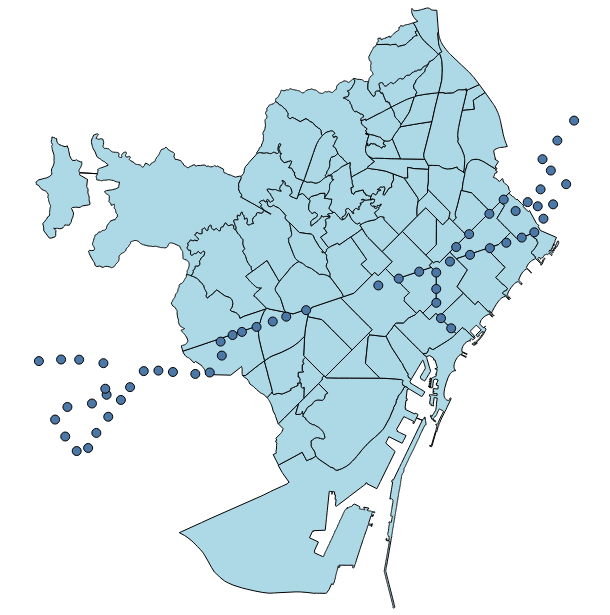

This figure's notebook cell:
### Code cell
tram_stops_layer = alt.Chart(tram_stops_gdf).mark_geoshape(
    stroke="black",size=0).encode(tooltip=['Name:N'])

neigh_layer + tram_stops_layer

### Figure 1 — Vega-Lite specification as saved in the notebook (floating-point values rounded to 4 significant figures; data arrays with more than 128 entries replaced by an {"elided": "..."} marker saying what was removed)
{"config": {"view": {"continuousWidth": 300, "continuousHeight": 300}}, "layer": [{"data": {"name": "data-ff3992ad043cdfa6038f5a9446ee4523"}, "mark": {"type": "geoshape", "fill": "lightblue", "stroke": "black"}, "encoding": {"tooltip": [{"field": "name", "type": "nominal"}]}}, {"data": {"name": "data-9f2550078a7b7f8a18ce5d911ee8ce0e"}, "mark": {"type": "geoshape", "size": 0, "stroke": "black"}, "encoding": {"tooltip": [{"field": "Name", "type": "nominal"}]}}], "height": 600, "width": 600, "$schema": "https://vega.github.io/schema/vega-lite/v6.1.0.json", "datasets": {"data-ff3992ad043cdfa6038f5a9446ee4523": [{"name": "la Barceloneta", "type": "Feature", "geometry": {"type": "Polygon", "coordinates": {"elided": "1x539x2 float values"}}}, {"name": "la Marina del Prat Vermell", "type": "Feature", "geometry": {"type": "Polygon", "coordinates": {"elided": "1x2940x2 float values"}}}, {"name": "Sant Antoni", "type": "Feature", "geometry": {"type": "Polygon", "coordinates": [[[2.168, 41.38], [2.168, 41.38], [2.158, 41.38], [2.156, 41.38], [2.154, 41.38], [2.151, 41.38], [2.15, 41.38], [2.15, 41.38], [2.152, 41.38], [2.153, 41.38], [2.156, 41.38], [2.159, 41.38], [2.161, 41.38], [2.162, 41.38], [2.163, 41.39], [2.164, 41.39], [2.165, 41.39], [2.164, 41.39], [2.163, 41.38], [2.167, 41.38], [2.168, 41.38]]]}}, {"name": "Vallvidrera, el Tibidabo i les Planes", "type": "Feature", "geometry": {"type": "Polygon", "coordinates": {"elided": "1x1725x2 float values"}}}, {"name": "Sarrià", "type": "Feature", "geometry": {"type": "Polygon", "coordinates": {"elided": "1x656x2 float values"}}}, {"name": "Vallcarca i els Penitents", "type": "Feature", "geometry": {"type": "Polygon", "coordinates": {"elided": "1x521x2 float values"}}}, {"name": "Baró de Viver", "type": "Feature", "geometry": {"type": "Polygon", "coordinates": [[[2.197, 41.44], [2.196, 41.44], [2.196, 41.44], [2.196, 41.44], [2.196, 41.44], [2.197, 41.45], [2.197, 41.45], [2.198, 41.45], [2.198, 41.45], [2.2, 41.45], [2.201, 41.45], [2.202, 41.45], [2.203, 41.45], [2.203, 41.45], [2.202, 41.45], [2.202, 41.45], [2.199, 41.45], [2.199, 41.45], [2.199, 41.44], [2.2, 41.44], [2.197, 41.44]]]}}, {"name": "Sant Genís dels Agudells", "type": "Feature", "geometry": {"type": "Polygon", "coordinates": {"elided": "1x580x2 float values"}}}, {"name": "Horta", "type": "Feature", "geometry": {"type": "Polygon", "coordinates": {"elided": "1x671x2 float values"}}}, {"name": "l'Antiga Esquerra de l'Eixample", "type": "Feature", "geometry": {"type": "Polygon", "coordinates": [[[2.157, 41.39], [2.158, 41.39], [2.16, 41.39], [2.161, 41.39], [2.162, 41.39], [2.164, 41.39], [2.165, 41.39], [2.165, 41.39], [2.164, 41.39], [2.163, 41.39], [2.162, 41.38], [2.161, 41.38], [2.159, 41.38], [2.157, 41.38], [2.156, 41.38], [2.154, 41.39], [2.153, 41.39], [2.152, 41.39], [2.151, 41.39], [2.148, 41.39], [2.148, 41.39], [2.144, 41.39], [2.144, 41.39], [2.144, 41.39], [2.144, 41.39], [2.144, 41.39], [2.144, 41.39], [2.145, 41.39], [2.145, 41.39], [2.145, 41.39], [2.145, 41.39], [2.145, 41.39], [2.145, 41.39], [2.145, 41.39], [2.145, 41.39], [2.145, 41.39], [2.145, 41.39], [2.145, 41.39], [2.145, 41.39], [2.145, 41.39], [2.145, 41.39], [2.155, 41.4], [2.155, 41.4], [2.156, 41.39], [2.157, 41.39]]]}}, {"name": "el Raval", "type": "Feature", "geometry": {"type": "Polygon", "coordinates": {"elided": "1x95x2 float values"}}}, {"name": "el Barri Gòtic", "type": "Feature", "geometry": {"type": "Polygon", "coordinates": {"elided": "1x119x2 float values"}}}, {"name": "Sant Pere, Santa Caterina i la Ribera", "type": "Feature", "geometry": {"type": "Polygon", "coordinates": {"elided": "1x65x2 float values"}}}, {"name": "el Fort Pienc", "type": "Feature", "geometry": {"type": "Polygon", "coordinates": [[[2.184, 41.39], [2.182, 41.39], [2.181, 41.39], [2.18, 41.39], [2.176, 41.39], [2.176, 41.39], [2.176, 41.39], [2.176, 41.39], [2.176, 41.39], [2.176, 41.39], [2.176, 41.39], [2.176, 41.39], [2.176, 41.39], [2.176, 41.39], [2.176, 41.39], [2.176, 41.4], [2.176, 41.4], [2.176, 41.4], [2.176, 41.4], [2.176, 41.4], [2.176, 41.4], [2.176, 41.4], [2.177, 41.4], [2.177, 41.4], [2.177, 41.4], [2.178, 41.4], [2.178, 41.4], [2.177, 41.4], [2.177, 41.4], [2.177, 41.4], [2.176, 41.4], [2.176, 41.4], [2.175, 41.4], [2.174, 41.4], [2.173, 41.4], [2.175, 41.4], [2.185, 41.4], [2.187, 41.4], [2.187, 41.39], [2.187, 41.39], [2.187, 41.39], [2.187, 41.39], [2.187, 41.39], [2.187, 41.39], [2.187, 41.39], [2.187, 41.39], [2.187, 41.39], [2.187, 41.39], [2.187, 41.39], [2.187, 41.39], [2.187, 41.39], [2.184, 41.39]]]}}, {"name": "la Sagrada Família", "type": "Feature", "geometry": {"type": "Polygon", "coordinates": [[[2.173, 41.4], [2.173, 41.4], [2.173, 41.4], [2.171, 41.4], [2.17, 41.4], [2.17, 41.4], [2.17, 41.4], [2.172, 41.4], [2.169, 41.41], [2.175, 41.41], [2.179, 41.41], [2.181, 41.41], [2.182, 41.41], [2.183, 41.41], [2.186, 41.4], [2.185, 41.4], [2.185, 41.4], [2.175, 41.4], [2.173, 41.4]]]}}, {"name": "la Dreta de l'Eixample", "type": "Feature", "geometry": {"type": "Polygon", "coordinates": {"elided": "1x65x2 float values"}}}, {"name": "la Nova Esquerra de l'Eixample", "type": "Feature", "geometry": {"type": "Polygon", "coordinates": [[[2.152, 41.38], [2.15, 41.38], [2.149, 41.38], [2.149, 41.38], [2.148, 41.38], [2.142, 41.38], [2.143, 41.39], [2.143, 41.39], [2.143, 41.39], [2.143, 41.39], [2.144, 41.39], [2.144, 41.39], [2.148, 41.39], [2.148, 41.39], [2.151, 41.39], [2.152, 41.39], [2.153, 41.39], [2.154, 41.39], [2.156, 41.38], [2.157, 41.38], [2.159, 41.38], [2.156, 41.38], [2.153, 41.38], [2.152, 41.38]]]}}, {"name": "el Poble-sec", "type": "Feature", "geometry": {"type": "Polygon", "coordinates": {"elided": "1x312x2 float values"}}}, {"name": "la Marina de Port", "type": "Feature", "geometry": {"type": "Polygon", "coordinates": {"elided": "1x182x2 float values"}}}, {"name": "la Font de la Guatlla", "type": "Feature", "geometry": {"type": "Polygon", "coordinates": {"elided": "1x91x2 float values"}}}, {"name": "Hostafrancs", "type": "Feature", "geometry": {"type": "Polygon", "coordinates": {"elided": "1x91x2 float values"}}}, {"name": "la Bordeta", "type": "Feature", "geometry": {"type": "Polygon", "coordinates": {"elided": "1x92x2 float values"}}}, {"name": "Sants - Badal", "type": "Feature", "geometry": {"type": "Polygon", "coordinates": [[[2.13, 41.38], [2.13, 41.38], [2.131, 41.37], [2.131, 41.37], [2.132, 41.37], [2.132, 41.37], [2.132, 41.37], [2.131, 41.37], [2.131, 41.37], [2.131, 41.37], [2.131, 41.37], [2.131, 41.37], [2.13, 41.37], [2.13, 41.37], [2.13, 41.37], [2.129, 41.37], [2.129, 41.37], [2.129, 41.37], [2.129, 41.37], [2.128, 41.37], [2.128, 41.37], [2.127, 41.37], [2.127, 41.37], [2.126, 41.37], [2.126, 41.37], [2.126, 41.37], [2.125, 41.37], [2.125, 41.37], [2.124, 41.37], [2.124, 41.37], [2.124, 41.37], [2.124, 41.37], [2.124, 41.37], [2.124, 41.37], [2.124, 41.37], [2.124, 41.37], [2.124, 41.37], [2.124, 41.37], [2.123, 41.37], [2.122, 41.38], [2.122, 41.38], [2.122, 41.38], [2.122, 41.38], [2.123, 41.38], [2.125, 41.38], [2.128, 41.38], [2.129, 41.38], [2.129, 41.38], [2.13, 41.38], [2.13, 41.38], [2.13, 41.38]]]}}, {"name": "Sants", "type": "Feature", "geometry": {"type": "Polygon", "coordinates": {"elided": "1x106x2 float values"}}}, {"name": "les Corts", "type": "Feature", "geometry": {"type": "Polygon", "coordinates": {"elided": "1x82x2 float values"}}}, {"name": "la Maternitat i Sant Ramon", "type": "Feature", "geometry": {"type": "Polygon", "coordinates": {"elided": "1x86x2 float values"}}}, {"name": "Pedralbes", "type": "Feature", "geometry": {"type": "Polygon", "coordinates": {"elided": "1x313x2 float values"}}}, {"name": "les Tres Torres", "type": "Feature", "geometry": {"type": "Polygon", "coordinates": {"elided": "1x116x2 float values"}}}, {"name": "Sant Gervasi - la Bonanova", "type": "Feature", "geometry": {"type": "Polygon", "coordinates": {"elided": "1x514x2 float values"}}}, {"name": "Sant Gervasi - Galvany", "type": "Feature", "geometry": {"type": "Polygon", "coordinates": {"elided": "1x134x2 float values"}}}, {"name": "el Putxet i el Farró", "type": "Feature", "geometry": {"type": "Polygon", "coordinates": {"elided": "1x185x2 float values"}}}, {"name": "el Coll", "type": "Feature", "geometry": {"type": "Polygon", "coordinates": {"elided": "1x179x2 float values"}}}, {"name": "la Salut", "type": "Feature", "geometry": {"type": "Polygon", "coordinates": {"elided": "1x169x2 float values"}}}, {"name": "la Vila de Gràcia", "type": "Feature", "geometry": {"type": "Polygon", "coordinates": {"elided": "1x84x2 float values"}}}, {"name": "el Camp d'en Grassot i Gràcia Nova", "type": "Feature", "geometry": {"type": "Polygon", "coordinates": [[[2.169, 41.4], [2.167, 41.4], [2.166, 41.4], [2.165, 41.4], [2.165, 41.4], [2.164, 41.4], [2.164, 41.4], [2.163, 41.4], [2.162, 41.4], [2.162, 41.4], [2.162, 41.4], [2.164, 41.4], [2.163, 41.41], [2.163, 41.41], [2.163, 41.41], [2.163, 41.41], [2.162, 41.41], [2.162, 41.41], [2.161, 41.41], [2.161, 41.41], [2.161, 41.41], [2.161, 41.41], [2.16, 41.41], [2.16, 41.41], [2.16, 41.41], [2.159, 41.41], [2.158, 41.41], [2.158, 41.41], [2.16, 41.41], [2.161, 41.41], [2.162, 41.41], [2.162, 41.41], [2.163, 41.41], [2.164, 41.41], [2.164, 41.41], [2.164, 41.41], [2.165, 41.41], [2.169, 41.41], [2.172, 41.4], [2.169, 41.4]]]}}, {"name": "el Baix Guinardó", "type": "Feature", "geometry": {"type": "Polygon", "coordinates": [[[2.17, 41.41], [2.169, 41.41], [2.165, 41.41], [2.164, 41.41], [2.164, 41.41], [2.164, 41.41], [2.163, 41.41], [2.162, 41.41], [2.161, 41.41], [2.161, 41.41], [2.161, 41.41], [2.161, 41.41], [2.162, 41.41], [2.162, 41.41], [2.162, 41.41], [2.162, 41.41], [2.163, 41.41], [2.163, 41.41], [2.163, 41.41], [2.163, 41.41], [2.164, 41.41], [2.164, 41.41], [2.164, 41.41], [2.164, 41.41], [2.166, 41.41], [2.166, 41.41], [2.167, 41.42], [2.167, 41.42], [2.168, 41.42], [2.168, 41.42], [2.168, 41.42], [2.168, 41.42], [2.168, 41.42], [2.168, 41.42], [2.168, 41.42], [2.168, 41.42], [2.169, 41.42], [2.169, 41.42], [2.169, 41.42], [2.169, 41.42], [2.169, 41.42], [2.169, 41.42], [2.169, 41.42], [2.169, 41.42], [2.169, 41.42], [2.169, 41.42], [2.169, 41.42], [2.169, 41.42], [2.169, 41.41], [2.17, 41.41], [2.17, 41.41], [2.17, 41.41], [2.17, 41.41], [2.17, 41.41], [2.171, 41.41], [2.171, 41.41], [2.171, 41.41], [2.171, 41.41], [2.172, 41.41], [2.173, 41.41], [2.174, 41.41], [2.174, 41.41], [2.17, 41.41]]]}}, {"name": "Can Baró", "type": "Feature", "geometry": {"type": "Polygon", "coordinates": {"elided": "1x329x2 float values"}}}, {"name": "el Clot", "type": "Feature", "geometry": {"type": "Polygon", "coordinates": [[[2.192, 41.41], [2.194, 41.41], [2.194, 41.41], [2.194, 41.41], [2.194, 41.41], [2.195, 41.41], [2.195, 41.41], [2.195, 41.41], [2.195, 41.41], [2.196, 41.41], [2.197, 41.41], [2.197, 41.41], [2.197, 41.41], [2.195, 41.41], [2.193, 41.41], [2.191, 41.41], [2.19, 41.41], [2.188, 41.4], [2.188, 41.4], [2.188, 41.4], [2.188, 41.4], [2.188, 41.4], [2.187, 41.4], [2.187, 41.4], [2.187, 41.4], [2.187, 41.4], [2.187, 41.4], [2.186, 41.4], [2.186, 41.4], [2.186, 41.4], [2.186, 41.4], [2.183, 41.41], [2.185, 41.41], [2.186, 41.41], [2.187, 41.41], [2.187, 41.41], [2.187, 41.41], [2.187, 41.42], [2.187, 41.42], [2.188, 41.41], [2.189, 41.41], [2.19, 41.41], [2.191, 41.42], [2.191, 41.42], [2.192, 41.41]]]}}, {"name": "el Guinardó", "type": "Feature", "geometry": {"type": "Polygon", "coordinates": {"elided": "1x327x2 float values"}}}, {"name": "la Teixonera", "type": "Feature", "geometry": {"type": "Polygon", "coordinates": {"elided": "1x127x2 float values"}}}, {"name": "la Font d'en Fargues", "type": "Feature", "geometry": {"type": "Polygon", "coordinates": {"elided": "1x211x2 float values"}}}, {"name": "la Vall d'Hebron", "type": "Feature", "geometry": {"type": "Polygon", "coordinates": {"elided": "1x235x2 float values"}}}, {"name": "el Carmel", "type": "Feature", "geometry": {"type": "Polygon", "coordinates": {"elided": "1x373x2 float values"}}}, {"name": "el Parc i la Llacuna del Poblenou", "type": "Feature", "geometry": {"type": "Polygon", "coordinates": [[[2.194, 41.41], [2.195, 41.4], [2.195, 41.4], [2.196, 41.4], [2.197, 41.4], [2.197, 41.4], [2.197, 41.4], [2.197, 41.4], [2.195, 41.4], [2.194, 41.4], [2.194, 41.4], [2.195, 41.4], [2.196, 41.4], [2.195, 41.4], [2.191, 41.39], [2.19, 41.39], [2.189, 41.39], [2.188, 41.39], [2.187, 41.39], [2.185, 41.39], [2.182, 41.39], [2.187, 41.39], [2.187, 41.39], [2.187, 41.39], [2.187, 41.39], [2.187, 41.39], [2.187, 41.39], [2.187, 41.39], [2.187, 41.39], [2.187, 41.39], [2.187, 41.39], [2.187, 41.39], [2.187, 41.39], [2.187, 41.39], [2.187, 41.4], [2.185, 41.4], [2.186, 41.4], [2.186, 41.4], [2.186, 41.4], [2.186, 41.4], [2.187, 41.4], [2.187, 41.4], [2.187, 41.4], [2.187, 41.4], [2.187, 41.4], [2.188, 41.4], [2.188, 41.4], [2.188, 41.4], [2.188, 41.4], [2.188, 41.4], [2.19, 41.41], [2.191, 41.41], [2.193, 41.41], [2.194, 41.41], [2.194, 41.41]]]}}, {"name": "Montbau", "type": "Feature", "geometry": {"type": "Polygon", "coordinates": {"elided": "1x458x2 float values"}}}, {"name": "Provençals del Poblenou", "type": "Feature", "geometry": {"type": "Polygon", "coordinates": [[[2.196, 41.41], [2.194, 41.41], [2.193, 41.41], [2.191, 41.41], [2.193, 41.41], [2.195, 41.41], [2.197, 41.41], [2.198, 41.41], [2.202, 41.41], [2.203, 41.42], [2.205, 41.42], [2.208, 41.42], [2.21, 41.42], [2.21, 41.42], [2.21, 41.42], [2.209, 41.42], [2.209, 41.42], [2.208, 41.42], [2.208, 41.42], [2.208, 41.42], [2.207, 41.42], [2.209, 41.41], [2.21, 41.41], [2.211, 41.41], [2.212, 41.41], [2.211, 41.41], [2.21, 41.41], [2.209, 41.41], [2.208, 41.41], [2.206, 41.41], [2.204, 41.41], [2.202, 41.41], [2.199, 41.41], [2.196, 41.41]]]}}, {"name": "la Clota", "type": "Feature", "geometry": {"type": "Polygon", "coordinates": {"elided": "1x141x2 float values"}}}, {"name": "Vilapicina i la Torre Llobeta", "type": "Feature", "geometry": {"type": "Polygon", "coordinates": [[[2.166, 41.43], [2.166, 41.43], [2.166, 41.43], [2.166, 41.43], [2.167, 41.43], [2.167, 41.43], [2.169, 41.43], [2.169, 41.43], [2.17, 41.43], [2.172, 41.43], [2.173, 41.43], [2.174, 41.43], [2.175, 41.43], [2.176, 41.43], [2.177, 41.43], [2.178, 41.43], [2.183, 41.43], [2.184, 41.43], [2.184, 41.43], [2.184, 41.43], [2.179, 41.43], [2.177, 41.43], [2.177, 41.43], [2.177, 41.43], [2.176, 41.43], [2.176, 41.43], [2.176, 41.43], [2.17, 41.43], [2.17, 41.43], [2.167, 41.43], [2.165, 41.43], [2.164, 41.43], [2.164, 41.43], [2.164, 41.43], [2.164, 41.43], [2.164, 41.43], [2.164, 41.43], [2.164, 41.43], [2.164, 41.43], [2.165, 41.43], [2.165, 41.43], [2.166, 41.43], [2.165, 41.43], [2.164, 41.43], [2.164, 41.43], [2.164, 41.43], [2.165, 41.43], [2.165, 41.43], [2.166, 41.43]]]}}, {"name": "Porta", "type": "Feature", "geometry": {"type": "Polygon", "coordinates": [[[2.185, 41.44], [2.183, 41.43], [2.183, 41.43], [2.183, 41.43], [2.183, 41.43], [2.183, 41.43], [2.178, 41.43], [2.177, 41.43], [2.176, 41.43], [2.175, 41.43], [2.175, 41.43], [2.174, 41.43], [2.174, 41.43], [2.174, 41.43], [2.174, 41.43], [2.173, 41.43], [2.173, 41.43], [2.173, 41.43], [2.173, 41.43], [2.172, 41.43], [2.172, 41.43], [2.172, 41.44], [2.172, 41.44], [2.172, 41.44], [2.173, 41.44], [2.173, 41.44], [2.173, 41.44], [2.174, 41.44], [2.174, 41.44], [2.174, 41.44], [2.174, 41.44], [2.174, 41.44], [2.174, 41.44], [2.174, 41.44], [2.175, 41.44], [2.175, 41.44], [2.175, 41.44], [2.175, 41.44], [2.175, 41.44], [2.175, 41.44], [2.175, 41.44], [2.175, 41.44], [2.175, 41.44], [2.179, 41.44], [2.18, 41.44], [2.182, 41.44], [2.182, 41.44], [2.185, 41.44]]]}}, {"name": "el Turó de la Peira", "type": "Feature", "geometry": {"type": "Polygon", "coordinates": {"elided": "1x105x2 float values"}}}, {"name": "Can Peguera", "type": "Feature", "geometry": {"type": "Polygon", "coordinates": {"elided": "1x78x2 float values"}}}, {"name": "la Guineueta", "type": "Feature", "geometry": {"type": "Polygon", "coordinates": {"elided": "1x149x2 float values"}}}, {"name": "Canyelles", "type": "Feature", "geometry": {"type": "Polygon", "coordinates": {"elided": "1x237x2 float values"}}}, {"name": "Sant Martí de Provençals", "type": "Feature", "geometry": {"type": "Polygon", "coordinates": [[[2.197, 41.41], [2.197, 41.41], [2.197, 41.41], [2.197, 41.41], [2.196, 41.41], [2.195, 41.41], [2.195, 41.41], [2.195, 41.41], [2.195, 41.41], [2.194, 41.41], [2.194, 41.41], [2.194, 41.41], [2.194, 41.41], [2.192, 41.41], [2.193, 41.42], [2.194, 41.42], [2.193, 41.42], [2.193, 41.42], [2.193, 41.42], [2.193, 41.42], [2.193, 41.42], [2.193, 41.42], [2.194, 41.42], [2.194, 41.42], [2.195, 41.42], [2.196, 41.42], [2.198, 41.42], [2.199, 41.42], [2.199, 41.42], [2.199, 41.42], [2.199, 41.42], [2.2, 41.42], [2.202, 41.42], [2.203, 41.42], [2.204, 41.42], [2.204, 41.42], [2.205, 41.42], [2.205, 41.42], [2.203, 41.42], [2.202, 41.41], [2.198, 41.41], [2.197, 41.41]]]}}, {"name": "les Roquetes", "type": "Feature", "geometry": {"type": "Polygon", "coordinates": {"elided": "1x343x2 float values"}}}, {"name": "Verdun", "type": "Feature", "geometry": {"type": "Polygon", "coordinates": [[[2.175, 41.44], [2.175, 41.44], [2.175, 41.44], [2.175, 41.44], [2.174, 41.44], [2.174, 41.44], [2.174, 41.44], [2.174, 41.44], [2.174, 41.44], [2.174, 41.44], [2.174, 41.44], [2.174, 41.44], [2.173, 41.44], [2.173, 41.44], [2.173, 41.44], [2.173, 41.44], [2.173, 41.44], [2.173, 41.44], [2.173, 41.44], [2.173, 41.44], [2.173, 41.44], [2.173, 41.44], [2.173, 41.44], [2.173, 41.44], [2.172, 41.44], [2.172, 41.44], [2.172, 41.44], [2.172, 41.44], [2.172, 41.44], [2.172, 41.44], [2.173, 41.44], [2.174, 41.44], [2.174, 41.44], [2.174, 41.44], [2.175, 41.44], [2.175, 41.44], [2.175, 41.44], [2.176, 41.44], [2.176, 41.44], [2.176, 41.45], [2.177, 41.45], [2.177, 41.45], [2.178, 41.45], [2.178, 41.45], [2.179, 41.45], [2.179, 41.45], [2.179, 41.45], [2.179, 41.45], [2.179, 41.45], [2.18, 41.45], [2.179, 41.45], [2.179, 41.44], [2.178, 41.44], [2.178, 41.44], [2.178, 41.44], [2.178, 41.44], [2.177, 41.44], [2.177, 41.44], [2.176, 41.44], [2.175, 41.44]]]}}, {"name": "la Prosperitat", "type": "Feature", "geometry": {"type": "Polygon", "coordinates": [[[2.176, 41.44], [2.175, 41.44], [2.175, 41.44], [2.175, 41.44], [2.175, 41.44], [2.175, 41.44], [2.175, 41.44], [2.175, 41.44], [2.175, 41.44], [2.175, 41.44], [2.175, 41.44], [2.175, 41.44], [2.176, 41.44], [2.177, 41.44], [2.177, 41.44], [2.178, 41.44], [2.178, 41.44], [2.178, 41.44], [2.178, 41.44], [2.179, 41.44], [2.179, 41.45], [2.18, 41.45], [2.18, 41.45], [2.18, 41.45], [2.18, 41.45], [2.18, 41.45], [2.181, 41.45], [2.182, 41.45], [2.183, 41.45], [2.185, 41.45], [2.186, 41.45], [2.187, 41.45], [2.187, 41.45], [2.187, 41.45], [2.187, 41.45], [2.188, 41.45], [2.186, 41.44], [2.186, 41.44], [2.185, 41.44], [2.182, 41.44], [2.182, 41.44], [2.18, 41.44], [2.179, 41.44], [2.176, 41.44]]]}}, {"name": "la Trinitat Nova", "type": "Feature", "geometry": {"type": "Polygon", "coordinates": {"elided": "1x128x2 float values"}}}, {"name": "Ciutat Meridiana", "type": "Feature", "geometry": {"type": "Polygon", "coordinates": {"elided": "1x170x2 float values"}}}, {"name": "Vallbona", "type": "Feature", "geometry": {"type": "Polygon", "coordinates": {"elided": "1x80x2 float values"}}}, {"name": "la Trinitat Vella", "type": "Feature", "geometry": {"type": "Polygon", "coordinates": {"elided": "1x99x2 float values"}}}, {"name": "Torre Baró", "type": "Feature", "geometry": {"type": "Polygon", "coordinates": {"elided": "1x492x2 float values"}}}, {"name": "el Bon Pastor", "type": "Feature", "geometry": {"type": "Polygon", "coordinates": {"elided": "1x143x2 float values"}}}, {"name": "Sant Andreu", "type": "Feature", "geometry": {"type": "Polygon", "coordinates": {"elided": "1x122x2 float values"}}}, {"name": "la Sagrera", "type": "Feature", "geometry": {"type": "Polygon", "coordinates": {"elided": "1x77x2 float values"}}}, {"name": "el Congrés i els Indians", "type": "Feature", "geometry": {"type": "Polygon", "coordinates": [[[2.181, 41.42], [2.181, 41.42], [2.181, 41.42], [2.181, 41.42], [2.181, 41.42], [2.181, 41.42], [2.181, 41.42], [2.18, 41.42], [2.177, 41.43], [2.176, 41.43], [2.176, 41.43], [2.177, 41.43], [2.177, 41.43], [2.177, 41.43], [2.179, 41.43], [2.184, 41.43], [2.184, 41.43], [2.184, 41.43], [2.184, 41.42], [2.184, 41.42], [2.184, 41.42], [2.183, 41.42], [2.182, 41.42], [2.182, 41.42], [2.182, 41.42], [2.181, 41.42], [2.181, 41.42]]]}}, {"name": "Navas", "type": "Feature", "geometry": {"type": "Polygon", "coordinates": [[[2.189, 41.42], [2.19, 41.42], [2.191, 41.42], [2.191, 41.42], [2.191, 41.42], [2.191, 41.42], [2.191, 41.42], [2.191, 41.42], [2.191, 41.42], [2.19, 41.41], [2.189, 41.41], [2.188, 41.41], [2.183, 41.42], [2.181, 41.42], [2.18, 41.42], [2.18, 41.42], [2.181, 41.42], [2.181, 41.42], [2.181, 41.42], [2.182, 41.42], [2.182, 41.42], [2.182, 41.42], [2.183, 41.42], [2.184, 41.42], [2.184, 41.42], [2.186, 41.42], [2.187, 41.42], [2.187, 41.42], [2.189, 41.42]]]}}, {"name": "el Camp de l'Arpa del Clot", "type": "Feature", "geometry": {"type": "Polygon", "coordinates": [[[2.185, 41.41], [2.183, 41.41], [2.182, 41.41], [2.181, 41.41], [2.179, 41.41], [2.175, 41.41], [2.181, 41.42], [2.183, 41.42], [2.187, 41.42], [2.187, 41.42], [2.187, 41.41], [2.187, 41.41], [2.187, 41.41], [2.186, 41.41], [2.185, 41.41]]]}}, {"name": "la Vila Olímpica del Poblenou", "type": "Feature", "geometry": {"type": "Polygon", "coordinates": {"elided": "1x288x2 float values"}}}, {"name": "el Poblenou", "type": "Feature", "geometry": {"type": "Polygon", "coordinates": {"elided": "1x85x2 float values"}}}, {"name": "la Verneda i la Pau", "type": "Feature", "geometry": {"type": "Polygon", "coordinates": {"elided": "1x78x2 float values"}}}, {"name": "Diagonal Mar i el Front Marítim del Poblenou", "type": "Feature", "geometry": {"type": "Polygon", "coordinates": {"elided": "1x388x2 float values"}}}, {"name": "el Besòs i el Maresme", "type": "Feature", "geometry": {"type": "Polygon", "coordinates": {"elided": "1x492x2 float values"}}}], "data-9f2550078a7b7f8a18ce5d911ee8ce0e": [{"Name": "Francesc Macià", "Latitude": 41.39, "Longitude": 2.143, "type": "Feature", "geometry": {"type": "Point", "coordinates": [2.143, 41.39]}}, {"Name": "L'Illa", "Latitude": 41.39, "Longitude": 2.136, "type": "Feature", "geometry": {"type": "Point", "coordinates": [2.136, 41.39]}}, {"Name": "Numància", "Latitude": 41.39, "Longitude": 2.132, "type": "Feature", "geometry": {"type": "Point", "coordinates": [2.132, 41.39]}}, {"Name": "Maria Cristina", "Latitude": 41.39, "Longitude": 2.127, "type": "Feature", "geometry": {"type": "Point", "coordinates": [2.127, 41.39]}}, {"Name": "Pius XII", "Latitude": 41.39, "Longitude": 2.122, "type": "Feature", "geometry": {"type": "Point", "coordinates": [2.122, 41.39]}}, {"Name": "Palau Reial", "Latitude": 41.39, "Longitude": 2.118, "type": "Feature", "geometry": {"type": "Point", "coordinates": [2.118, 41.39]}}, {"Name": "Zona Universitària", "Latitude": 41.38, "Longitude": 2.114, "type": "Feature", "geometry": {"type": "Point", "coordinates": [2.114, 41.38]}}, {"Name": "Avinguda de Xile", "Latitude": 41.38, "Longitude": 2.115, "type": "Feature", "geometry": {"type": "Point", "coordinates": [2.115, 41.38]}}, {"Name": "Ernest Lluch", "Latitude": 41.38, "Longitude": 2.111, "type": "Feature", "geometry": {"type": "Point", "coordinates": [2.111, 41.38]}}, {"Name": "Can Rigal", "Latitude": 41.38, "Longitude": 2.106, "type": "Feature", "geometry": {"type": "Point", "coordinates": [2.106, 41.38]}}, {"Name": "Ca n'Oliveres", "Latitude": 41.38, "Longitude": 2.098, "type": "Feature", "geometry": {"type": "Point", "coordinates": [2.098, 41.38]}}, {"Name": "Can Clota", "Latitude": 41.38, "Longitude": 2.094, "type": "Feature", "geometry": {"type": "Point", "coordinates": [2.094, 41.38]}}, {"Name": "Pont d'Esplugues", "Latitude": 41.38, "Longitude": 2.089, "type": "Feature", "geometry": {"type": "Point", "coordinates": [2.089, 41.38]}}, {"Name": "La Sardana", "Latitude": 41.37, "Longitude": 2.084, "type": "Feature", "geometry": {"type": "Point", "coordinates": [2.084, 41.37]}}, {"Name": "Montesa", "Latitude": 41.37, "Longitude": 2.081, "type": "Feature", "geometry": {"type": "Point", "coordinates": [2.081, 41.37]}}, {"Name": "El Pedró", "Latitude": 41.37, "Longitude": 2.077, "type": "Feature", "geometry": {"type": "Point", "coordinates": [2.077, 41.37]}}, {"Name": "Ignasi Iglésias", "Latitude": 41.36, "Longitude": 2.073, "type": "Feature", "geometry": {"type": "Point", "coordinates": [2.073, 41.36]}}, {"Name": "Cornellà Centre", "Latitude": 41.36, "Longitude": 2.07, "type": "Feature", "geometry": {"type": "Point", "coordinates": [2.07, 41.36]}}, {"Name": "Les Aigües", "Latitude": 41.36, "Longitude": 2.066, "type": "Feature", "geometry": {"type": "Point", "coordinates": [2.066, 41.36]}}, {"Name": "Fontsanta | Fatjó", "Latitude": 41.36, "Longitude": 2.062, "type": "Feature", "geometry": {"type": "Point", "coordinates": [2.062, 41.36]}}, {"Name": "Bon Viatge", "Latitude": 41.36, "Longitude": 2.059, "type": "Feature", "geometry": {"type": "Point", "coordinates": [2.059, 41.36]}}, {"Name": "Centre Miquel Martí i Pol", "Latitude": 41.37, "Longitude": 2.071, "type": "Feature", "geometry": {"type": "Point", "coordinates": [2.071, 41.37]}}, {"Name": "La Fontsanta", "Latitude": 41.37, "Longitude": 2.063, "type": "Feature", "geometry": {"type": "Point", "coordinates": [2.063, 41.37]}}, {"Name": "Llevant - Les planes", "Latitude": 41.37, "Longitude": 2.076, "type": "Feature", "geometry": {"type": "Point", "coordinates": [2.076, 41.37]}}, {"Name": "Hospital Sant Joan Despí | TV3", "Latitude": 41.37, "Longitude": 2.076, "type": "Feature", "geometry": {"type": "Point", "coordinates": [2.076, 41.37]}}, {"Name": "Rambla de Sant Just", "Latitude": 41.38, "Longitude": 2.075, "type": "Feature", "geometry": {"type": "Point", "coordinates": [2.075, 41.38]}}, {"Name": "Walden", "Latitude": 41.38, "Longitude": 2.067, "type": "Feature", "geometry": {"type": "Point", "coordinates": [2.067, 41.38]}}, {"Name": "Torreblanca", "Latitude": 41.38, "Longitude": 2.061, "type": "Feature", "geometry": {"type": "Point", "coordinates": [2.061, 41.38]}}, {"Name": "Sant Feliu | Consell Comarcal", "Latitude": 41.38, "Longitude": 2.053, "type": "Feature", "geometry": {"type": "Point", "coordinates": [2.053, 41.38]}}, {"Name": "Ciutadella | Vila Olímpica", "Latitude": 41.39, "Longitude": 2.192, "type": "Feature", "geometry": {"type": "Point", "coordinates": [2.192, 41.39]}}, {"Name": "Wellington", "Latitude": 41.39, "Longitude": 2.188, "type": "Feature", "geometry": {"type": "Point", "coordinates": [2.188, 41.39]}}, {"Name": "Marina", "Latitude": 41.39, "Longitude": 2.187, "type": "Feature", "geometry": {"type": "Point", "coordinates": [2.187, 41.39]}}, {"Name": "Auditori | Teatre Nacional", "Latitude": 41.4, "Longitude": 2.187, "type": "Feature", "geometry": {"type": "Point", "coordinates": [2.187, 41.4]}}, {"Name": "Glòries", "Latitude": 41.4, "Longitude": 2.187, "type": "Feature", "geometry": {"type": "Point", "coordinates": [2.187, 41.4]}}, {"Name": "Ca l'Aranyó", "Latitude": 41.4, "Longitude": 2.191, "type": "Feature", "geometry": {"type": "Point", "coordinates": [2.191, 41.4]}}, {"Name": "Pere IV", "Latitude": 41.41, "Longitude": 2.198, "type": "Feature", "geometry": {"type": "Point", "coordinates": [2.198, 41.41]}}, {"Name": "Fluvià", "Latitude": 41.41, "Longitude": 2.205, "type": "Feature", "geometry": {"type": "Point", "coordinates": [2.205, 41.41]}}, {"Name": "Selva de Mar", "Latitude": 41.41, "Longitude": 2.21, "type": "Feature", "geometry": {"type": "Point", "coordinates": [2.21, 41.41]}}, {"Name": "El Maresme", "Latitude": 41.41, "Longitude": 2.216, "type": "Feature", "geometry": {"type": "Point", "coordinates": [2.216, 41.41]}}, {"Name": "Fòrum", "Latitude": 41.41, "Longitude": 2.22, "type": "Feature", "geometry": {"type": "Point", "coordinates": [2.22, 41.41]}}, {"Name": "Campus Diagonal - Besòs", "Latitude": 41.42, "Longitude": 2.223, "type": "Feature", "geometry": {"type": "Point", "coordinates": [2.223, 41.42]}}, {"Name": "Port Fòrum", "Latitude": 41.42, "Longitude": 2.226, "type": "Feature", "geometry": {"type": "Point", "coordinates": [2.226, 41.42]}}, {"Name": "Estació de Sant Adrià", "Latitude": 41.42, "Longitude": 2.231, "type": "Feature", "geometry": {"type": "Point", "coordinates": [2.231, 41.42]}}, {"Name": "Can Jaumandreu", "Latitude": 41.41, "Longitude": 2.194, "type": "Feature", "geometry": {"type": "Point", "coordinates": [2.194, 41.41]}}, {"Name": "Espronceda", "Latitude": 41.41, "Longitude": 2.198, "type": "Feature", "geometry": {"type": "Point", "coordinates": [2.198, 41.41]}}, {"Name": "Sant Martí de Provençals", "Latitude": 41.42, "Longitude": 2.205, "type": "Feature", "geometry": {"type": "Point", "coordinates": [2.205, 41.42]}}, {"Name": "Besòs", "Latitude": 41.42, "Longitude": 2.21, "type": "Feature", "geometry": {"type": "Point", "coordinates": [2.21, 41.42]}}, {"Name": "Alfons el Magnànim", "Latitude": 41.42, "Longitude": 2.214, "type": "Feature", "geometry": {"type": "Point", "coordinates": [2.214, 41.42]}}, {"Name": "Parc del Besòs", "Latitude": 41.42, "Longitude": 2.218, "type": "Feature", "geometry": {"type": "Point", "coordinates": [2.218, 41.42]}}, {"Name": "La Catalana", "Latitude": 41.42, "Longitude": 2.222, "type": "Feature", "geometry": {"type": "Point", "coordinates": [2.222, 41.42]}}, {"Name": "Sant Joan Baptista", "Latitude": 41.43, "Longitude": 2.225, "type": "Feature", "geometry": {"type": "Point", "coordinates": [2.225, 41.43]}}, {"Name": "Encants de Sant Adrià", "Latitude": 41.43, "Longitude": 2.223, "type": "Feature", "geometry": {"type": "Point", "coordinates": [2.223, 41.43]}}, {"Name": "Sant Roc", "Latitude": 41.43, "Longitude": 2.228, "type": "Feature", "geometry": {"type": "Point", "coordinates": [2.228, 41.43]}}, {"Name": "Gorg", "Latitude": 41.44, "Longitude": 2.233, "type": "Feature", "geometry": {"type": "Point", "coordinates": [2.233, 41.44]}}, {"Name": "La Mina", "Latitude": 41.42, "Longitude": 2.221, "type": "Feature", "geometry": {"type": "Point", "coordinates": [2.221, 41.42]}}, {"Name": "Verdaguer", "Latitude": 41.4, "Longitude": 2.167, "type": "Feature", "geometry": {"type": "Point", "coordinates": [2.167, 41.4]}}, {"Name": "Sicília", "Latitude": 41.4, "Longitude": 2.174, "type": "Feature", "geometry": {"type": "Point", "coordinates": [2.174, 41.4]}}, {"Name": "Monumental", "Latitude": 41.4, "Longitude": 2.181, "type": "Feature", "geometry": {"type": "Point", "coordinates": [2.181, 41.4]}}]}}
